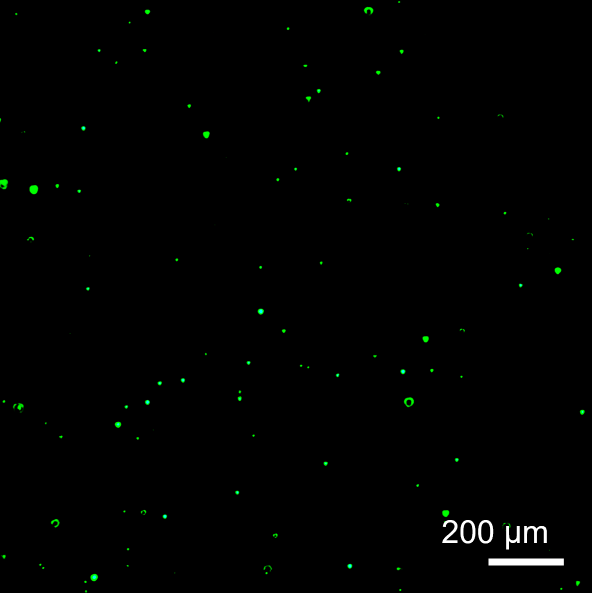
#> input picture scripts/pre_data/reference.png, 1184 x 1185 px (shown at 1/2 size); its folder holds 4 pictures in this run
$ python pre_processor.py
#> lines starting #> are read from the running program, lines starting #| are printed output that depends on the picture
import os
from pathlib import Path
import cv2


def preprocess_images(input_dir, output_dir, target_resolution=(344, 345)):
    """
    Preprocesa imágenes: elimina bordes transparentes, redimensiona y guarda los resultados.

    Args:
        input_dir (str): Directorio de entrada con imágenes originales.
        output_dir (str): Directorio de salida para imágenes procesadas.
        target_resolution (tuple): Resolución deseada (ancho, alto) en píxeles.
    """
#> called with target_resolution = (344, 345)
    # Crear el directorio de salida si no existe
    os.makedirs(output_dir, exist_ok=True)

    # Iterar sobre las imágenes en el directorio de entrada
    for file_name in os.listdir(input_dir):
        input_path = os.path.join(input_dir, file_name)
        output_path = os.path.join(output_dir, file_name)

        if not os.path.isfile(input_path):
            continue

        # Leer la imagen
        img = cv2.imread(input_path, cv2.IMREAD_UNCHANGED)
#> img is the input picture: shape (1185, 1184, 4); mean B, G, R, A 1, 1.8, 0.9, 255

        if img is None:
            print(f"No se pudo cargar la imagen: {file_name}")
            continue

        # Detectar y eliminar bordes transparentes
        if img.shape[2] == 4:  # Si tiene canal alfa
            alpha_channel = img[:, :, 3]
#> alpha_channel: shape (1185, 1184); every value is 255
            _, binary_mask = cv2.threshold(alpha_channel, 0, 255, cv2.THRESH_BINARY)
            x, y, w, h = cv2.boundingRect(binary_mask)
#> x = 0; y = 0; w = 1184; h = 1185
            img = img[y : y + h, x : x + w]

        # Redimensionar la imagen a la resolución deseada
        img_resized = cv2.resize(img, target_resolution, interpolation=cv2.INTER_AREA)
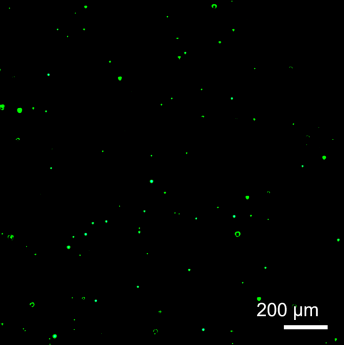
#> img_resized: shape (345, 344, 4); mean B, G, R, A 1, 1.8, 0.9, 255

        # Guardar la imagen procesada
        cv2.imwrite(output_path, img_resized)
        print(f"Procesada y guardada: {output_path}")


if __name__ == "__main__":
    # Directorios
    script_dir = Path(__file__).parent
    input_dir = script_dir / "pre_data"
    output_dir = script_dir.parent / "data"

    # Preprocesar imágenes
    preprocess_images(input_dir, output_dir)
